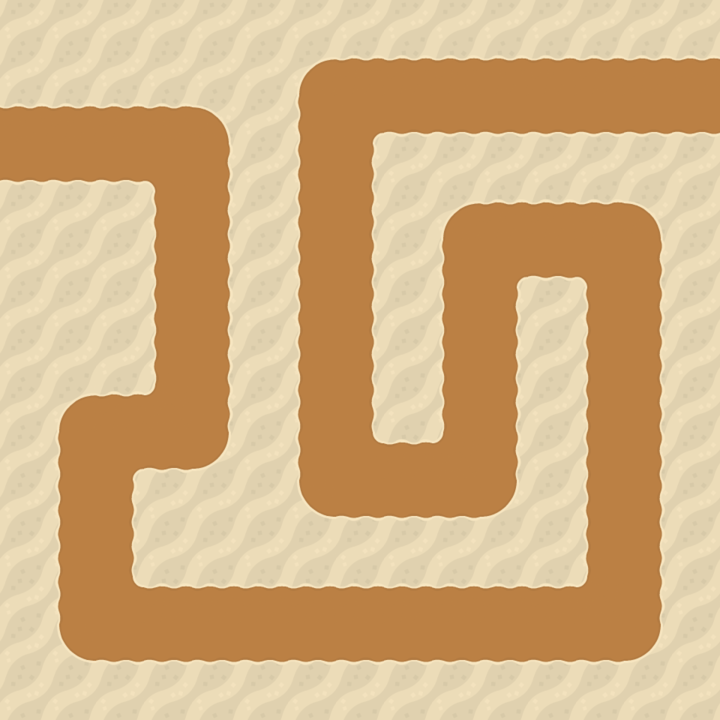

A 2D game scene composited from a Tiled map and its tileset images. What follows is a short description and the map's XML, with every tile layer's data as written:
An orthogonal 15x15 tile map with 48x48 px tiles, 1 tile layer (Tile Layer 1) and 1 object.

<map version="1.10" tiledversion="1.11.0" orientation="orthogonal" renderorder="right-down" width="15" height="15" tilewidth="48" tileheight="48" infinite="0" nextlayerid="4" nextobjectid="7">
 <editorsettings>
  <export target="map1.tmj" format="json" />
 </editorsettings>
 <tileset firstgid="1" source="tileset.tsx" />
 <layer id="1" name="Tile Layer 1" width="15" height="15">
  <data encoding="csv">
20,20,20,20,20,20,20,20,20,20,20,20,20,20,20,
20,20,20,20,20,20,17,26,26,26,26,26,26,26,26,
26,26,26,26,18,20,21,14,15,15,15,15,15,15,15,
15,15,15,16,19,20,21,19,20,20,20,20,20,20,20,
20,20,20,21,19,20,21,19,20,17,26,26,26,18,20,
20,20,20,21,19,20,21,19,20,21,14,15,16,19,20,
20,20,20,21,19,20,21,19,20,21,19,20,21,19,20,
20,20,20,21,19,20,21,19,20,21,19,20,21,19,20,
20,17,26,27,19,20,21,19,20,21,19,20,21,19,20,
20,21,14,15,23,20,21,25,26,27,19,20,21,19,20,
20,21,19,20,20,20,22,15,15,15,23,20,21,19,20,
20,21,19,20,20,20,20,20,20,20,20,20,21,19,20,
20,21,25,26,26,26,26,26,26,26,26,26,27,19,20,
20,22,15,15,15,15,15,15,15,15,15,15,15,23,20,
20,20,20,20,20,20,20,20,20,20,20,20,20,20,20
</data>
 </layer>
 <objectgroup id="3" name="waypoints">
  <object id="6" x="0" y="144">
   <polyline points="0,0 192,0 192,288 96,288 96,480 624,480 624,96 480,96 480,336 336,336 336,-48 768,-48" />
  </object>
 </objectgroup>
</map>
